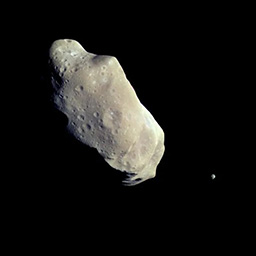
#> input picture src/imsample/debris_sample_2.jpg, 256 x 256 px, found by its file name
$ python run_avoidance_system.py   (older library calls are emulated)
#> lines starting #> are read from the running program, lines starting #| are printed output that depends on the picture; after the words box and inside, x2 and y2 are one past the last pixel; in counts of white or black regions, pixels touching at a corner belong together
# Can this c ode properly be executed as a script to simulate movements using Gazebo Ionic?
# walk me through, in deep detail, how to create a ROS package and to add the necessary dependancies in the package.xml and CMakeLists.txt. After that run me through how to create the launch file aswell. I am completely new to Gazebo and ROS, so I am completely unaware of how do do anything

import cv2, time, os, json
import numpy as np

# carrega a imagem em tons de cinza
img = cv2.imread('src/imsample/debris_sample_2.jpg', cv2.IMREAD_GRAYSCALE)
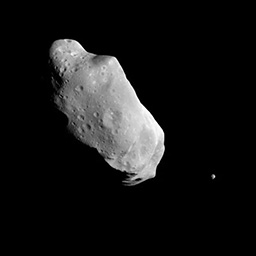
#> img: shape (256, 256); min 0, max 255, mean 22
if img is None:
    raise ValueError("erro no arquivo de imagem sample")

# comeca o timer para analise de performance
start_time = time.time()

# aplica o operador sobel nas direcoes x e y
sobel_x = cv2.Sobel(img, cv2.CV_64F, 1, 0, ksize=3)
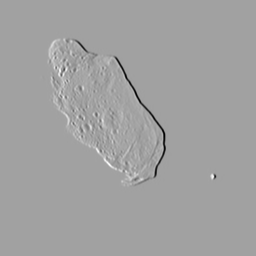
#> sobel_x: shape (256, 256) float64; min -998, max 578, mean 0; drawn with min black and max white
sobel_y = cv2.Sobel(img, cv2.CV_64F, 0, 1, ksize=3)
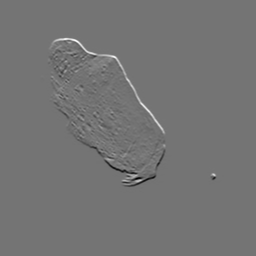
#> sobel_y: shape (256, 256) float64; min -754, max 899, mean 0; drawn with min black and max white

# combina os dois gradientes
sobel_edges = cv2.magnitude(sobel_x, sobel_y)
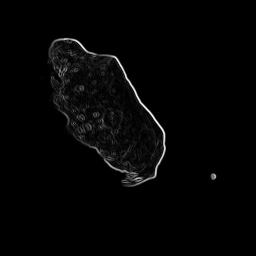
#> sobel_edges: shape (256, 256) float64; min 0, max 1090.8, mean 18.5; drawn with min black and max white
sobel_edges = np.uint8(np.absolute(sobel_edges))
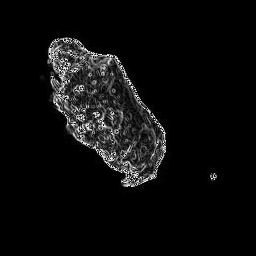
#> sobel_edges: shape (256, 256); min 0, max 255, mean 12.2

# parametros de navegacao
h, w = img.shape
#> h = 256; w = 256
center_x, center_y = w // 2, h // 2
#> center_x = 128; center_y = 128
move_direction = {"x": 0, "y": 0}

# calcula centro do objeto detectado
def calculate_object_center(edges):
    # detecta contorno
    contours, _ = cv2.findContours(edges, cv2.RETR_EXTERNAL, cv2.CHAIN_APPROX_SIMPLE)
#> contours = 3 contours, 1 with area under 20; largest, box (x1, y1, x2, y2) and area: (39, 31, 173, 193) 12448, (207, 167, 225, 185) 204
    if contours:
        # maior contorno = provavelmente objeto principal
        largest_contour = max(contours, key=cv2.contourArea)
#> largest_contour = contour of 248 points, box (x1, y1, x2, y2) (39, 31, 173, 193), area 12448
        M = cv2.moments(largest_contour)
#> M = moments, m00 12448.5, centre m10/m00, m01/m00 = (105.4, 110.6)
        if M['m00'] != 0:
            cx = int(M['m10'] / M['m00'])
#> cx = 105
            cy = int(M['m01'] / M['m00'])
#> cy = 110
            return cx, cy
    return None

# calcula centro do obj
object_center = calculate_object_center(sobel_edges)
#> object_center = (105, 110)

if object_center:
    obj_x, obj_y = object_center
#> obj_x = 105; obj_y = 110

    # faz a maneuver baseado na posição relativa do centro do objeto e o centro da img
    if obj_x < center_x:
        move_direction["x"] = 1  # Move right
    elif obj_x > center_x:
        move_direction["x"] = -1  # Move left

    if obj_y < center_y:
        move_direction["y"] = 1  # Move down
    elif obj_y > center_y:
        move_direction["y"] = -1  # Move up

    print(f"Objeto detectado em: ({obj_x}, {obj_y})")
#| Objeto detectado em: (105, 110)
    print(f"Direcao surgerida: {move_direction}")
else:
    print("Nenhum objeto detectado. Sem manobras.")

$ run again, with src/imsample/debris_sample_3.jpg copied over src/imsample/debris_sample_2.jpg
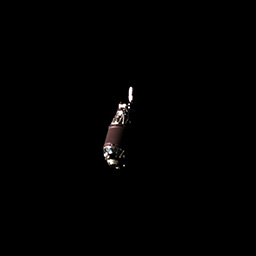
#> input picture src/imsample/debris_sample_3.jpg, 256 x 256 px, found by its file name
#> `sobel_x = cv2.Sobel(img, cv2.CV_64F, 1, 0, ksize=3)`:
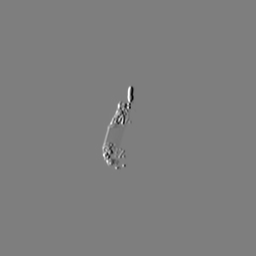
#> sobel_x: shape (256, 256) float64; min -1005, max 1019, mean 0; drawn with min black and max white
#> contours = 1 contour; box (x1, y1, x2, y2) and area: (95, 79, 139, 177) 2278
#> largest_contour = contour of 102 points, box (x1, y1, x2, y2) (95, 79, 139, 177), area 2278
#> M = moments, m00 2278.5, centre m10/m00, m01/m00 = (118.4, 129.8)
#> cx = 118
#> cy = 129
#> object_center = (118, 129)
#> obj_x = 118; obj_y = 129
#| Objeto detectado em: (118, 129)
